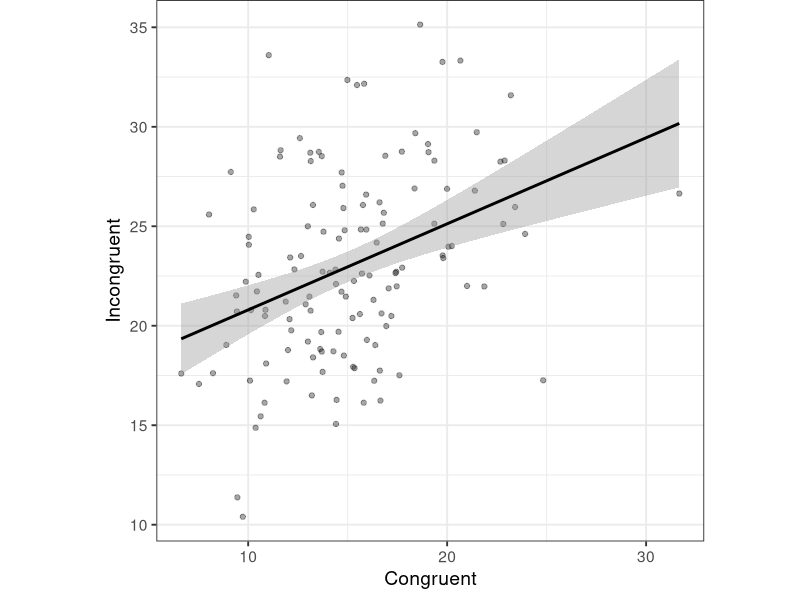
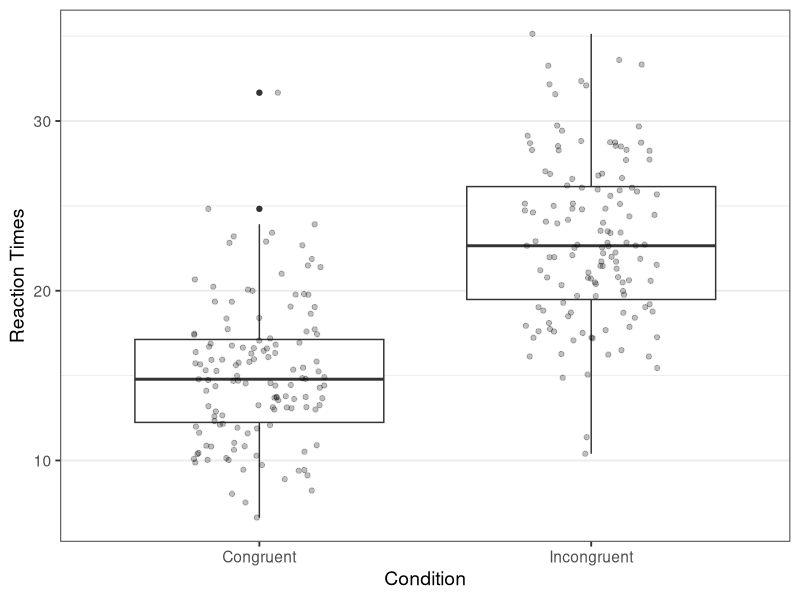

Source code (R) for these figures, in order:
## ---- chunk 1
#This code will check if ggplot2 and reshape2 are installed. 
#If not, this code will install these packages.
if(!require(ggplot2)){install.packages('ggplot2')}
library(ggplot2)
if(!require(reshape2)){install.packages('reshape2')}
library(reshape2)
knitr::opts_chunk$set(echo=FALSE, warning=FALSE, message=FALSE, include=TRUE)
## ---- chunk 2
# #run only once to download the data
# stroop_data <- read.table("https://raw.githubusercontent.com/Lakens/Stroop/master/stroop.txt", sep = "\t", header = TRUE)
# 
# write.table(stroop_data, file = "stroop.csv", quote=F, row.names=F)

stroop_data <- read.csv("stroop.csv", header = TRUE)
## ---- chunk 3
#Draw scatterplot

# Main scatterplot
ggplot(stroop_data, aes(x = Congruent, y = Incongruent)) + 
  geom_point(alpha = 0.35) +
  theme_bw(base_size = 14) +
  geom_smooth(method = 'lm', formula = y~x, color = 'black') + 
  coord_fixed() + 
  ylab("Incongruent") + xlab("Congruent") +
  theme(plot.margin = unit(c(0, 0, 0.5, 0.5), "lines"))
## ---- chunk 4
#Perform the dependent t-test. Store results a ttest_result.

ttest_result <- t.test(stroop_data$Incongruent, 
                       stroop_data$Congruent, 
                       alternative = "two.sided", 
                       paired = TRUE, 
                       var.equal = TRUE, 
                       conf.level = 0.95)

#The code below reproduces the ESCI spreadsheet for paired observations by Cumming (2012).
#store lotal sample size (based on the length of the vector storing congruent RT's)
N <- length(stroop_data$Congruent)
#Calculate the differences between congruent and incongruent trials
diff <- stroop_data$Incongruent - stroop_data$Congruent
#calculate the pooled standard deviation for the d_av effect size recommended by Cumming. 
s_av <- sqrt((sd(stroop_data$Congruent)^2 + sd(stroop_data$Incongruent)^2) / 2) 
#Calculate Cohen's d following Cumming, 2012
d_av <- mean(diff) / s_av
#Calculate Hedges'g, or d_unbiased. Note this is approximation of the correction for Hedges'g.
d_unb <- (1 - (3 / (4 * (N - 1) - 1))) * d_av 

## ---- chunk 5
#Data to long format
stroop_data_long <- melt(stroop_data, id.vars = "PPNR", measure.vars = c("Congruent", "Incongruent"), variable.name = "congruency", value.name = "reactiontimes")

ggplot(stroop_data_long, aes(x = congruency, y = reactiontimes)) +
  geom_boxplot() + 
  geom_jitter(alpha = 0.25, width = 0.2) +
  ylab("Reaction Times")  + xlab("Condition") + theme_bw(base_size = 14) + 
  theme(panel.grid.major.x = element_blank())
